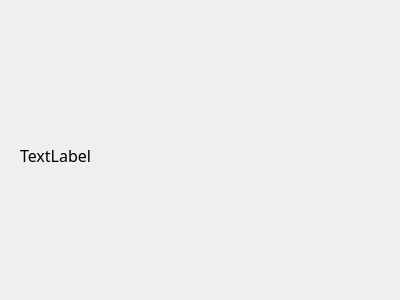
<?xml version="1.0" encoding="UTF-8"?>
<ui version="4.0">
 <class>infoArma</class>
 <widget class="QDialog" name="infoArma">
  <property name="geometry">
   <rect>
    <x>0</x>
    <y>0</y>
    <width>400</width>
    <height>300</height>
   </rect>
  </property>
  <property name="windowTitle">
   <string>Informacion del arma.</string>
  </property>
  <widget class="QLabel" name="labelInfoArma">
   <property name="geometry">
    <rect>
     <x>20</x>
     <y>20</y>
     <width>361</width>
     <height>271</height>
    </rect>
   </property>
   <property name="font">
    <font>
     <family>Segoe MDL2 Assets</family>
     <pointsize>12</pointsize>
    </font>
   </property>
   <property name="text">
    <string>TextLabel</string>
   </property>
  </widget>
 </widget>
 <resources/>
 <connections/>
</ui>
